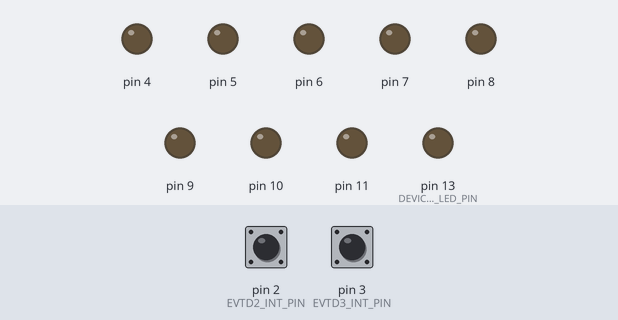
The sketch below on a simulated Arduino Uno, built with avr-gcc and run on an emulated ATmega328P. Parts: output pins drawn as LEDs (lit = HIGH). The test bench sets the inputs (shaded band); at power-on: pin 2 (EVTD2_INT_PIN) HIGH, pin 3 (EVTD3_INT_PIN) HIGH. Sleep ends after the set time or at an interrupt; pins used as bus, display or sensor lines are not drawn; what the sketch prints to the serial monitor is not drawn.

Above: at 0.0 s.
At 15.1 s:
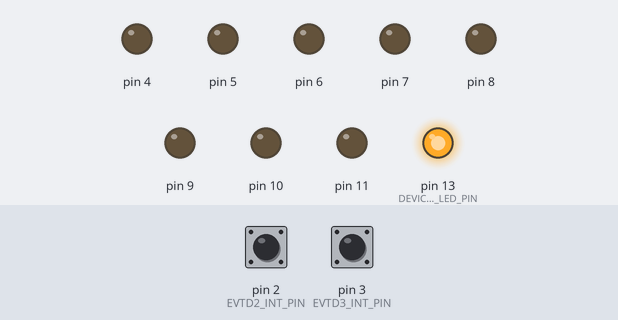
Timing chart, 0 to 23.3 s (numbered marks = the images above):
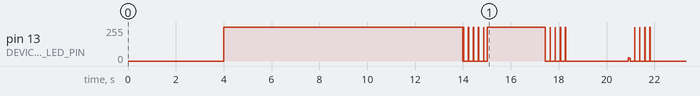

The sketch:

sensor.ino
```cpp
#include <avr/power.h>
#include <avr/wdt.h>
#include <avr/sleep.h>
#include <EEPROM.h>
#include <xbee.h>
#include <blink.h>
#include <deviceconfig.h>


// constants
#define              EVTD2_INT_NO                  0
#define              EVTD3_INT_NO                  1

#define              EVTD2_INT_PIN                 2
#define              EVTD3_INT_PIN                 3
#define              RADIO_SLEEP_PIN               12
#define              DEVICE_STATUS_LED_PIN         13

#define              BTY_PIN                       A0
#define              CHG_PIN                       A1
#define              TMP_PIN                       A2

#define              RADIO_PAN_ID                  0x1235            ///< radio network id
#define              RADIO_BAUD                    57600             ///< radio operating baud
#define              OUTPUT_BUF_SIZE               64


// voltage constants
#define              DEVICE_VCC                    3.3f             ///< [V] Fio supply voltage
const float          BTY_DEVIDER                   = 10.0f / (10.0f + 10.0f);
const float          BTY_RESOLUTION                = DEVICE_VCC / 1023.0f;
const float          CHG_DEVIDER                   = 10.0f / (10.0f + 10.0f);
const float          CHG_RESOLUTION                = DEVICE_VCC / 1023.0f;
const float          TMP_RESOLUTION                = 100.0f * DEVICE_VCC / 1023.0f;


// timer constants
#define              DEVICE_CLOCK_HZ               F_CPU             ///< [Hz]
#define              TMR_DESIRED_TIMEOUT_S         240               ///< DESIRED_TIMEOUT is the desired time period (in seconds) between timer events

const float          TMR_OVERFLOW_S               = 8.0;             ///< should match WDT timeout (max 8s)
const unsigned long  TMR_OVERFLOW_COUNT           = (unsigned long)((float)TMR_DESIRED_TIMEOUT_S / (float)TMR_OVERFLOW_S + 0.5f);


// variables
volatile bool          gSensorEventD2 = false;            /// set by ISR when D2 goes high
volatile bool          gSensorEventD3 = false;            /// set by ISR when D3 goes high
volatile bool          gTimeEvent = false;                /// set by ISR when timer count reaches TMR1_OVERFLOW_COUNT
volatile bool          gSensorEventsEnabled = false;      /// sensor events are ignored when flag is false
volatile unsigned long gTimeEventCounter = 0;             /// current timer ISR count

FioXBee                *gRadio = NULL;
DeviceConfig           *gDeviceConfig = NULL;


// reset func
typedef void         (*ResetFuncPtr)();
ResetFuncPtr         reset = NULL;


/// ISR for timer overflow (NOTE: we cannot use delay() here since the timers might be disabled)
ISR(WDT_vect)
{
    noInterrupts();

    // flag a timer event after TMR_OVERFLOW_COUNT number of ISR calls
    gTimeEventCounter++;
    if (gTimeEventCounter >= TMR_OVERFLOW_COUNT)
    {
        gTimeEvent = true;
        gTimeEventCounter = 0;
    }

    gSensorEventsEnabled = true;
    interrupts();
}


/// ISR for pin interrupt 0 (NOTE: we cannot use delay() here since the timers might be disabled)
void interruptEvtD2()
{
    if (gSensorEventsEnabled == true)
    {
        // perform simple debouncing
        gSensorEventD2 = true;
        for (int i = 0; i < 512; i++)
        {
            gSensorEventD2 &= digitalRead(EVTD2_INT_PIN) == HIGH;
        }

        if (gSensorEventD2 == true)
        {
            gSensorEventsEnabled = false; // disable sensor events until next timer event to limit the frequency of sensor events
            gTimeEventCounter = 0;    // timer event is used as a keepalive and is not required when there are sensor events
        }
    }
}


/// ISR for pin interrupt 1 (NOTE: we cannot use delay() here since the timers might be disabled)
void interruptEvtD3()
{
    if (gSensorEventsEnabled == true)
    {
        // perform simple debouncing
        gSensorEventD3 = true;
        for (int i = 0; i < 512; i++)
        {
            gSensorEventD3 &= digitalRead(EVTD3_INT_PIN) == HIGH;
        }

        if (gSensorEventD3 == true)
        {
            gSensorEventsEnabled = false; // disable sensor events until next timer event to limit the frequency of sensor events
            gTimeEventCounter = 0;    // timer event is used as a keepalive and is not required when there are sensor events
        }
    }
}


/// creates radio message
void createDeviceMsg(char *_pszMessage, unsigned char _uMsgSize, bool _bTimeEvent, bool _bD2Event, bool _bD3Event)
{
    float fBatteryVoltage = BTY_RESOLUTION * (float)analogRead(BTY_PIN) / BTY_DEVIDER;
    float fChargeVoltage = CHG_RESOLUTION * (float)analogRead(CHG_PIN) / CHG_DEVIDER;
    float fTemperature = TMP_RESOLUTION * (float)analogRead(TMP_PIN);

    sDeviceData &gDevice = gDeviceConfig->config();
    gDevice._uBtyVoltage = (unsigned short)(fBatteryVoltage*100 + 0.5);
    gDevice._uChgVoltage = (unsigned short)(fChargeVoltage*100 + 0.5);
    gDevice._uTemperature = (unsigned char)(fTemperature + 0.5);
    gDevice._bTimeEvent = _bTimeEvent;
    gDevice._bD2Event = _bD2Event;
    gDevice._bD3Event = _bD3Event;
    gDevice._uEventCount++;

    encodeDeviceData(_pszMessage, _uMsgSize, gDevice);
}


/// sends radio message (will send the message twice and then sleep the radio)
void sendDeviceMessage(const char *_pszMessage)
{
    // wake up radio
    gRadio->sleep(false);

    // send message twice
    gRadio->stream().println(_pszMessage);
    waitAndFlash(50, 10, DEVICE_STATUS_LED_PIN);
    gRadio->stream().println(_pszMessage);

    // sleep radio and wait to make sure device is sleeping
    gRadio->sleep(true);
    waitAndFlash(50, 10, DEVICE_STATUS_LED_PIN);
}


// sleep device (will wake up on timer interrupt, pin interrupt or WDT)
void sleepNow()
{
    // switch functions off before we sleep
    digitalWrite(DEVICE_STATUS_LED_PIN, LOW);
    gRadio->sleep(true);

    // shut down ADC
    byte oldADCSRA = ADCSRA;
    ADCSRA = 0;

    // turn off brown-out enable in software
    MCUCR = _BV (BODS) | _BV (BODSE);  // turn on brown-out enable select
    MCUCR = _BV (BODS);        // this must be done within 4 clock cycles of above

    // go to sleep (will wake on interrupts)
    set_sleep_mode(SLEEP_MODE_PWR_SAVE);
    sleep_enable();
    sleep_mode();

    // execution starts here when device wakes
    sleep_disable();

    // switch on ADC
    ADCSRA = oldADCSRA;
}


/// arduino device setup
void setup()
{
    // allow for a programming delay before pins and interrupts are changed
    waitAndFlash(4000, 500, DEVICE_STATUS_LED_PIN);

    // set Fio pins 4 to 13 as low outputs to save power (leaves RX, TX and sensor input pins alone)
    for (unsigned char i = 4; i <= 13; i++)
    {
        pinMode(i, OUTPUT);
        digitalWrite(i, LOW);
    }

    // setup status LED output pin
    pinMode(DEVICE_STATUS_LED_PIN, OUTPUT);
    digitalWrite(DEVICE_STATUS_LED_PIN, LOW);

    // setup sensor input pins
    pinMode(EVTD2_INT_PIN, INPUT_PULLUP);
    pinMode(EVTD3_INT_PIN, INPUT_PULLUP);

    attachInterrupt(EVTD2_INT_NO, interruptEvtD2, RISING);
    attachInterrupt(EVTD3_INT_NO, interruptEvtD3, RISING);

    // setup radio module
    Serial.begin(RADIO_BAUD);
    gRadio = new FioXBee(Serial, RADIO_BAUD, RADIO_SLEEP_PIN);

    // load device config
    gDeviceConfig = new DeviceConfig(Serial, DEVICE_STATUS_LED_PIN);
    gDeviceConfig->loadFromEeprom();

    // wait for, read and process configuration commands
    if (gDeviceConfig->waitForConfig(10000) == true)
    {
        gDeviceConfig->storeToEeprom();
    }

    // program radio module with new config
    waitAndFlash(1000, 200, DEVICE_STATUS_LED_PIN);
    digitalWrite(DEVICE_STATUS_LED_PIN, HIGH);
    if (gRadio->program(gDeviceConfig->config()._uAddr, RADIO_PAN_ID) == false)
    {
        waitAndFlash(1000, 200, DEVICE_STATUS_LED_PIN);

        // retry with default radio baud rate if programming failed
        Serial.begin(9600);
        gRadio->program(gDeviceConfig->config()._uAddr, RADIO_PAN_ID);

        // reset baud rate
        Serial.begin(RADIO_BAUD);
    }

    digitalWrite(DEVICE_STATUS_LED_PIN, LOW);

    // output first message
    char pszOutput[OUTPUT_BUF_SIZE];
    createDeviceMsg(pszOutput, OUTPUT_BUF_SIZE, false, false, false);
    sendDeviceMessage(pszOutput);

    // wait and init event flags
    waitAndFlash(1000, 200, DEVICE_STATUS_LED_PIN);
    gTimeEvent = false;
    gSensorEventD2 = false;
    gSensorEventD3 = false;

    // turn on watchdog timer and enable interrupt
    noInterrupts();
    MCUSR = 0;
    WDTCSR |= B00011000;
    WDTCSR = B01100001;                  // 8 Second Timeout
    interrupts();
}


/// arduino loop (look for events and sleep device if nothing is going on)
void loop()
{
    if ( (gTimeEvent == true) || (gSensorEventD2 == true)  || (gSensorEventD3 == true) )
    {
        // create message and send message
        char pszOutput[OUTPUT_BUF_SIZE];
        createDeviceMsg(pszOutput, OUTPUT_BUF_SIZE, gTimeEvent, gSensorEventD2, gSensorEventD3);
        sendDeviceMessage(pszOutput);

        // reset events
        // NOTE: radio can cause false sensor events, so reset events here
        gSensorEventD2 = false;
        gSensorEventD3 = false;
        gTimeEvent = false;
    }
    else  // go to sleep
    {
        sleepNow();
    }
}
```
